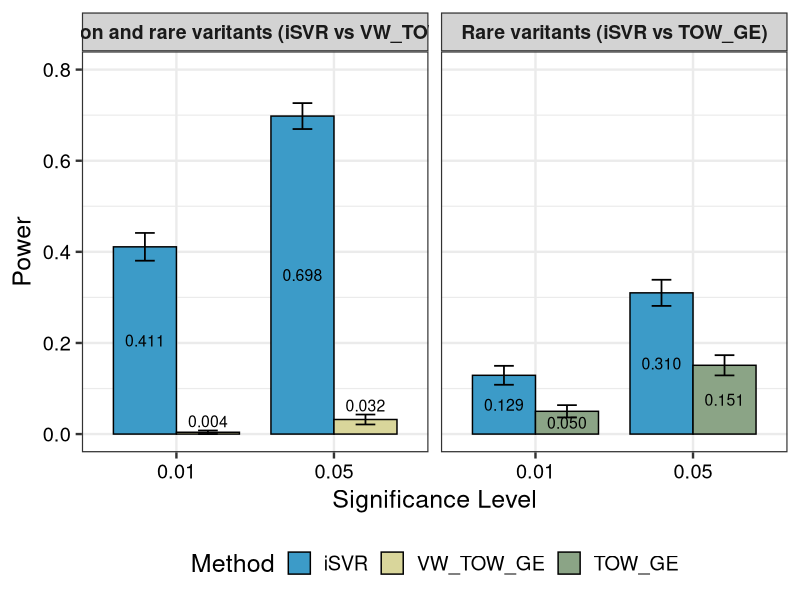
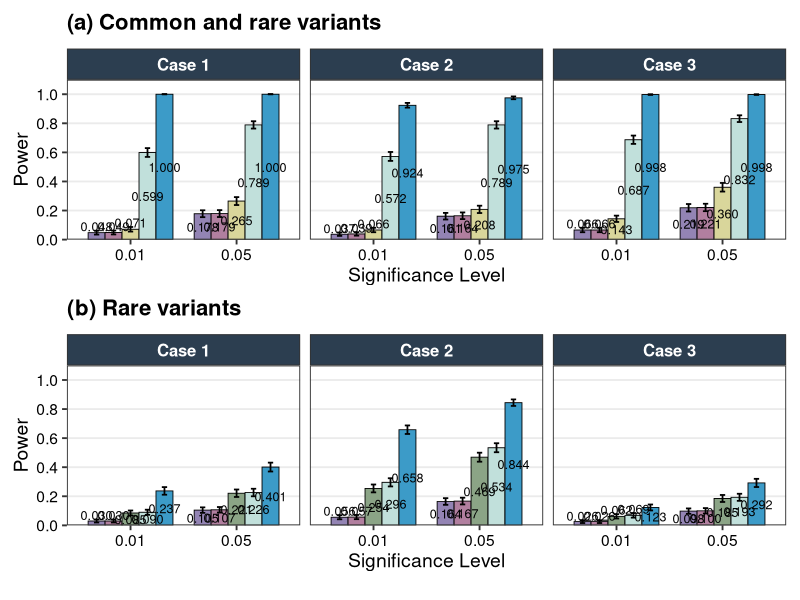
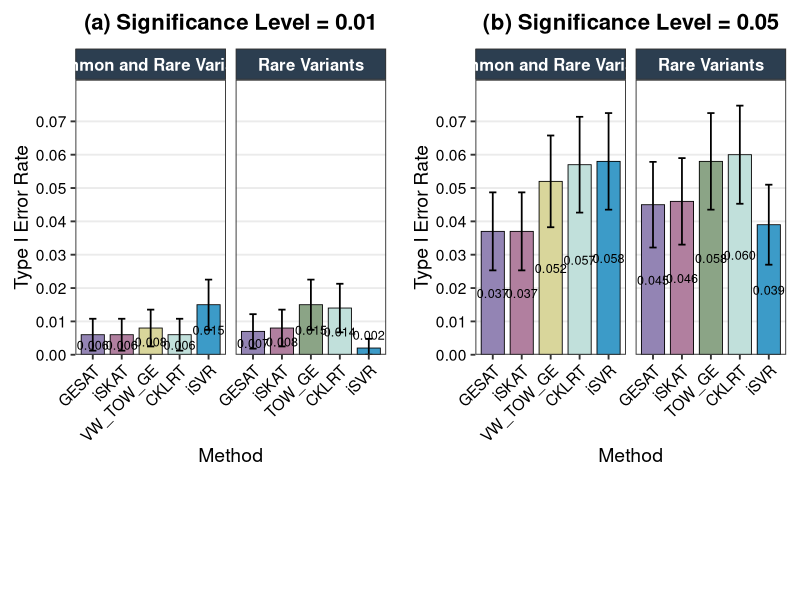
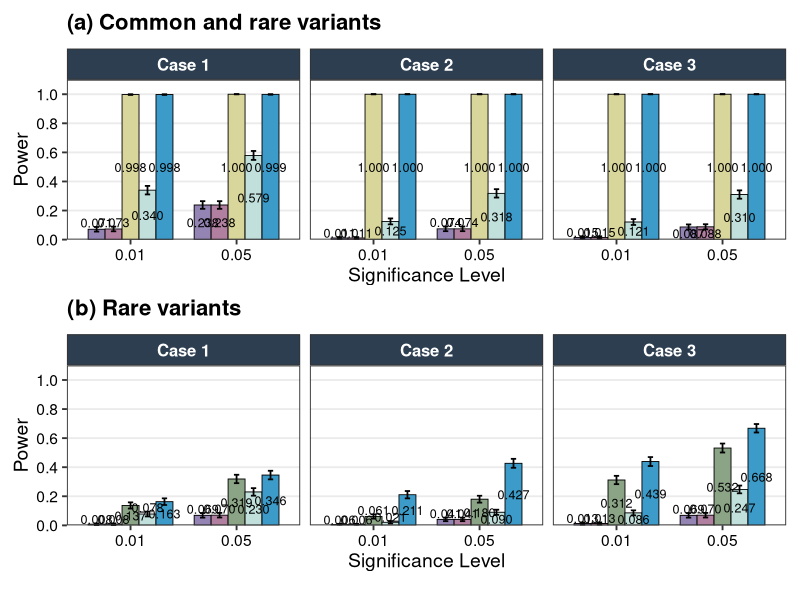
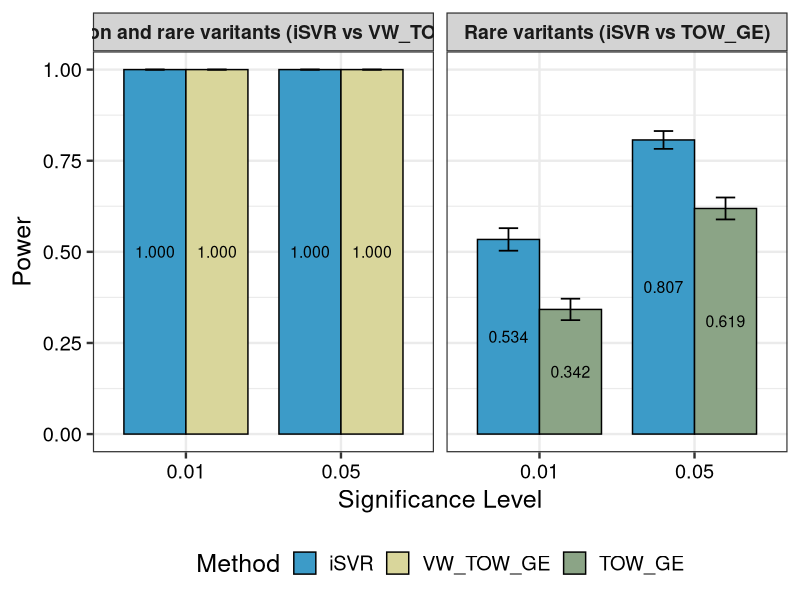
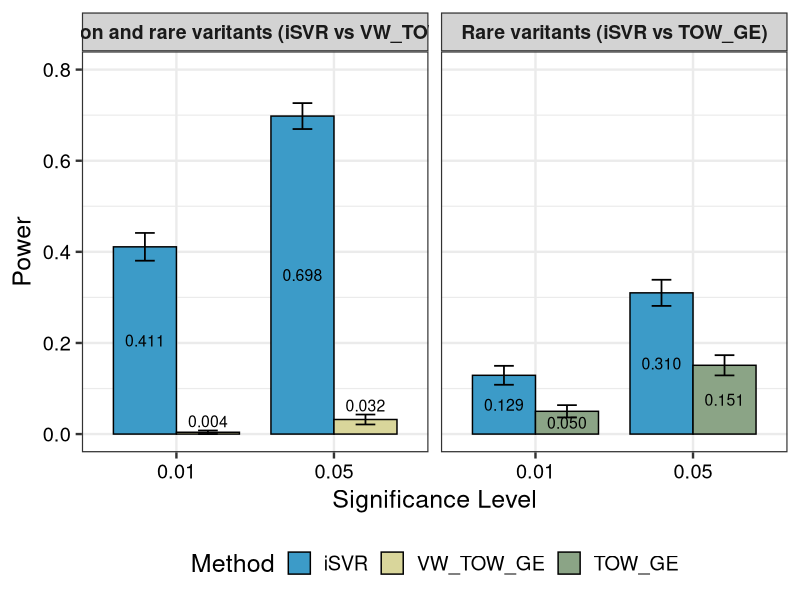
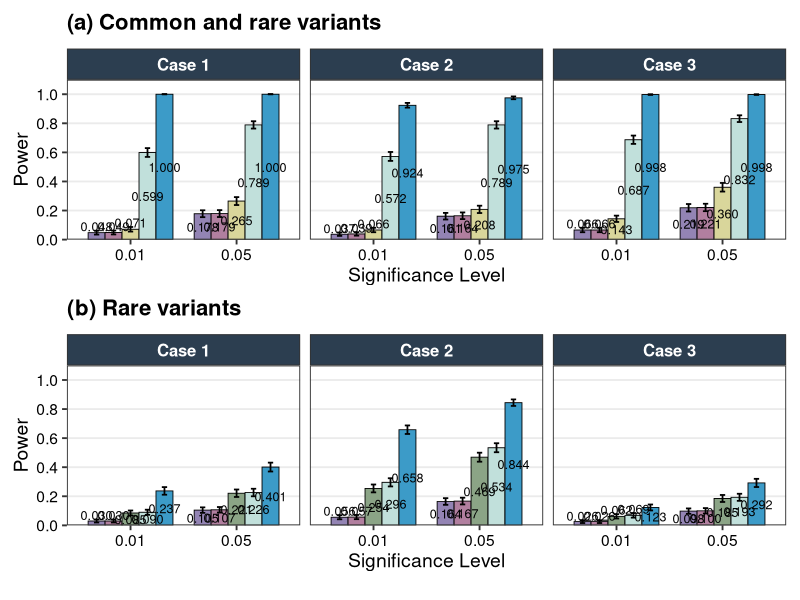
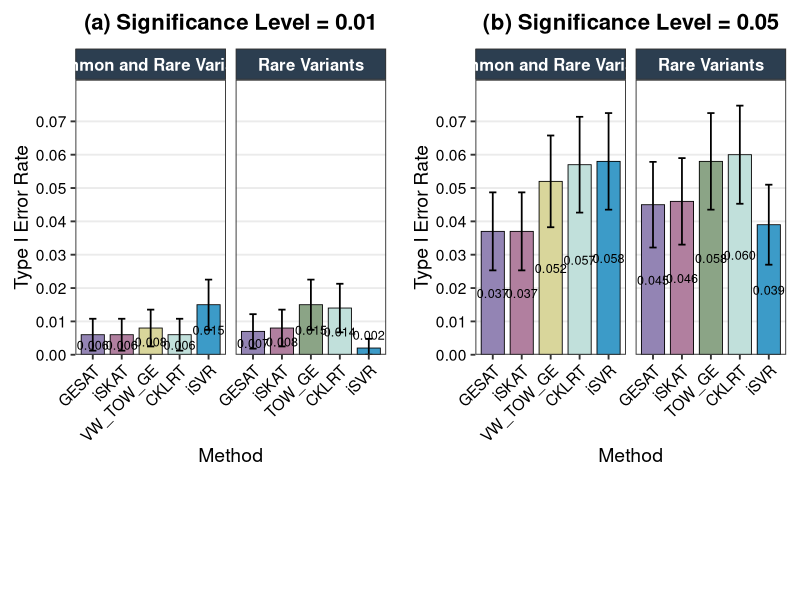

Source code (R) for these figures, in order:
#######N<<M########

## nonlinear common and rare
data41 <- data.frame(  
  Method = factor(rep(c("iSVR", "VW_TOW_GE"), 2)), 
  level  = factor(c(rep(0.01, 2), rep(0.05, 2))),
  value  = c(
    0.411, 0.004,   # alpha = 0.01: iSVR power, VW_TOW_GE power
    0.698, 0.032    # alpha = 0.05: iSVR power, VW_TOW_GE power
  )
)


## nonlinear rare
data42 <- data.frame(
  Method = factor(rep(c("iSVR", "TOW_GE"), 2)),
  level  = factor(c(rep(0.01, 2), rep(0.05, 2))),
  value  = c(
    0.129, 0.050,   # alpha = 0.01: iSVR power, TOW_GE power
    0.310, 0.151    # alpha = 0.05: iSVR power, TOW_GE power
  )
)


library(ggplot2)
library(dplyr)


data41$Comparison <- "Common and rare varitants (iSVR vs VW_TOW_GE)"
data42$Comparison <- "Rare varitants (iSVR vs TOW_GE)"

# Combine data frames
combined_data <- bind_rows(data41, data42)
B <- 1000

combined_data <- combined_data %>%
  mutate(
    MCSE  = sqrt(value * (1 - value) / B),
    lower = pmax(0, value - 1.96 * MCSE),
    upper = pmin(1, value + 1.96 * MCSE),
    label_y = ifelse(value <= 0.04, upper + 0.02, value / 2)
    )

all_methods <- unique(c(data41$Method, data42$Method))


color_palette <- c(
  "iSVR" = "#3C9BC8",
  "VW_TOW_GE" = "#D9D69B",
  "TOW_GE" = "#8BA486"  # TOW_GE: a different color
)


color_palette <- color_palette[names(color_palette) %in% all_methods]

# Combined Diagram
p_combined <- ggplot(combined_data, aes(x = level, y = value, fill = Method)) +
  geom_bar(stat = "identity",
           position = position_dodge(width = 0.8),
           width = 0.8,
           color = "black") +
  geom_errorbar(
    aes(ymin = lower, ymax = upper),
    position = position_dodge(width = 0.8),
    width = 0.25,
    linewidth = 0.6) +
  geom_text(
    aes(y = label_y, label = sprintf("%.3f", value)),
    size = 4,
    position = position_dodge(width = 0.8),
    vjust = 0.5) +
  labs(
    x = "Significance Level",
    y = "Power"
  ) +
  scale_y_continuous(limits = c(0, 0.8)) +
  scale_fill_manual(values = color_palette) +
  facet_wrap(~ Comparison, nrow = 1) +  
  theme_bw(base_size = 18) +
  theme(
    axis.text = element_text(colour = "black"),
    strip.background = element_rect(fill = "lightgray"),  # 
    strip.text = element_text(size = 14, face = "bold"),   # 
    legend.position = "bottom"
  )

# Graphic
print(p_combined)

# save PDF
ggsave("NM_nonlinear_plot.pdf", p_combined,  dpi = 350, width = 12, height = 6, units = "in")







## POWER_fig
#####nonlinear common and rare
data1 = data.frame(
  Method = factor(rep(c("GESAT","iSKAT","VW_TOW_GE","CKLRT","iSVR"), 2)),
  level  = factor(c(rep(0.01, 5), rep(0.05, 5))),
  value  = c(
    0.048, 0.049, 0.071, 0.599, 1.000,
    0.178, 0.179, 0.265, 0.789, 1.000
  )
)

data2 = data.frame(
  Method = factor(rep(c("GESAT","iSKAT","VW_TOW_GE","CKLRT","iSVR"), 2)),
  level  = factor(c(rep(0.01, 5), rep(0.05, 5))),
  value  = c(
    0.037, 0.039, 0.066, 0.572, 0.924,
    0.161, 0.164, 0.208, 0.789, 0.975
  )
)

data3 = data.frame(
  Method = factor(rep(c("GESAT","iSKAT","VW_TOW_GE","CKLRT","iSVR"), 2)),
  level  = factor(c(rep(0.01, 5), rep(0.05, 5))),
  value  = c(
    0.066, 0.066, 0.143, 0.687, 0.998,
    0.219, 0.221, 0.360, 0.832, 0.998
  )
)


#########nonlinear rare
case1 = data.frame(
  Method = factor(rep(c("GESAT","iSKAT","TOW_GE","CKLRT","iSVR"), 2)),
  level  = factor(c(rep(0.01, 5), rep(0.05, 5))),
  value  = c(
    0.030, 0.030, 0.085, 0.090, 0.237,
    0.105, 0.107, 0.221, 0.226, 0.401
  )
)

case2 = data.frame(
  Method = factor(rep(c("GESAT","iSKAT","TOW_GE","CKLRT","iSVR"), 2)),
  level  = factor(c(rep(0.01, 5), rep(0.05, 5))),
  value  = c(
    0.056, 0.057, 0.254, 0.296, 0.658,
    0.164, 0.167, 0.469, 0.534, 0.844
  )
)

case3 = data.frame(
  Method = factor(rep(c("GESAT","iSKAT","TOW_GE","CKLRT","iSVR"), 2)),
  level  = factor(c(rep(0.01, 5), rep(0.05, 5))),
  value  = c(
    0.026, 0.026, 0.062, 0.069, 0.123,
    0.098, 0.100, 0.185, 0.193, 0.292
  )
)

############Graphic####
library(ggplot2)
library(dplyr)
library(cowplot)

# p_combined (Common and Rare Variants)-top

data1$Dataset <- "Case 1"
data2$Dataset <- "Case 2"
data3$Dataset <- "Case 3"

combined_data <- bind_rows(data1, data2, data3)
## Monte Carlo uncertainty for power
## MCSE = sqrt(p_hat * (1 - p_hat) / 1000)
## 95% CI = p_hat +/- 1.96 * MCSE

B <- 1000

combined_data <- combined_data %>%
  mutate(
    MCSE = sqrt(value * (1 - value) / B),
    lower = pmax(0, value - 1.96 * MCSE),
    upper = pmin(1, value + 1.96 * MCSE),
    label_y = ifelse(value <= 0.08, upper + 0.03, value / 2)
  )

method_order <- c("GESAT", "iSKAT", "VW_TOW_GE", "CKLRT", "iSVR")
combined_data$Method <- factor(combined_data$Method, levels = method_order)

color_palette <- c(
  "GESAT" = "#9384B4",
  "iSKAT" = "#B17F9F",
  "TOW_GE" = "#8BA486",
  "VW_TOW_GE" = "#D9D69B",
  "CKLRT" = "#C1E0DB",
  "iSVR" = "#3C9BC8"
)

# Common and Rare Variants-top
p1 <- ggplot(combined_data, aes(x = level, y = value, fill = Method)) +
  geom_bar(stat = "identity",
           position = position_dodge(width = 0.8),
           width = 0.8,
           color = "black",
           linewidth = 0.3) +
  geom_errorbar(
    aes(ymin = lower, ymax = upper),
    position = position_dodge(width = 0.8),
    width = 0.25,
    linewidth = 0.6
  ) +
  geom_text(
    aes(y = label_y, label = sprintf("%.3f", value)),
    size = 3.2,
    position = position_dodge(width = 0.8),
    vjust = 0.5
  ) +
  labs(
    x = "Significance Level",  
    y = "Power",
    title = "(a) Common and rare variants"
  ) +
  scale_y_continuous(
    limits = c(0, 1),
    breaks = seq(0, 1, by = 0.2),
    expand = expansion(mult = c(0, 0.1))
  ) +
  scale_fill_manual(values = color_palette) +
  facet_wrap(~ Dataset, nrow = 1) +
  theme_bw(base_size = 14) +
  theme(
    axis.text = element_text(colour = "black"),
    axis.text.x = element_text(angle = 0, hjust = 0.5),
    strip.background = element_rect(fill = "#2C3E50"),
    strip.text = element_text(size = 12, face = "bold", color = "white"),
    legend.position = "none",  
    plot.title = element_text(hjust = 0, face = "bold", size = 16, 
                              margin = margin(b = 10)),  
    panel.grid.major.x = element_blank(),
    panel.grid.minor.y = element_blank(),
    plot.margin = margin(t = 10, r = 10, b = 5, l = 10, unit = "pt")  #
  )

# p_combined1 (Rare Variants) - bottom

case1$Dataset <- "Case 1"
case2$Dataset <- "Case 2"
case3$Dataset <- "Case 3"

combined_data1 <- bind_rows(case1, case2, case3)
## Monte Carlo uncertainty for power
## MCSE = sqrt(p_hat * (1 - p_hat) / 1000)
## 95% CI = p_hat +/- 1.96 * MCSE

combined_data1 <- combined_data1 %>%
  mutate(
    MCSE = sqrt(value * (1 - value) / B),
    lower = pmax(0, value - 1.96 * MCSE),
    upper = pmin(1, value + 1.96 * MCSE),
    label_y = ifelse(value <= 0.08, upper + 0.03, value / 2)
  )
method_order1 <- c("GESAT", "iSKAT", "TOW_GE", "CKLRT", "iSVR")
combined_data1$Method <- factor(combined_data1$Method, levels = method_order1)

# (Rare Variants) - bottom
p2 <- ggplot(combined_data1, aes(x = level, y = value, fill = Method)) +
  geom_bar(stat = "identity",
           position = position_dodge(width = 0.8),
           width = 0.8,
           color = "black",
           linewidth = 0.3) +
  geom_errorbar(
    aes(ymin = lower, ymax = upper),
    position = position_dodge(width = 0.8),
    width = 0.25,
    linewidth = 0.6
  ) +
  geom_text(
    aes(y = label_y, label = sprintf("%.3f", value)),
    size = 3.2,
    position = position_dodge(width = 0.8),
    vjust = 0.5
  ) +
  labs(
    x = "Significance Level",
    y = "Power",
    title = "(b) Rare variants"
  ) +
  scale_y_continuous(
    limits = c(0, 1),
    breaks = seq(0, 1, by = 0.2),
    expand = expansion(mult = c(0, 0.1))
  ) +
  scale_fill_manual(values = color_palette) +
  facet_wrap(~ Dataset, nrow = 1) +
  theme_bw(base_size = 14) +
  theme(
    axis.text = element_text(colour = "black"),
    axis.text.x = element_text(angle = 0, hjust = 0.5),
    strip.background = element_rect(fill = "#2C3E50"),
    strip.text = element_text(size = 12, face = "bold", color = "white"),
    legend.position = "none",  
    plot.title = element_text(hjust = 0, face = "bold", size = 16, 
                              margin = margin(b = 10)),  
    panel.grid.major.x = element_blank(),
    panel.grid.minor.y = element_blank(),
    plot.margin = margin(t = 5, r = 10, b = 10, l = 10, unit = "pt")  
  )

##Legend
legend_data <- data.frame(
  Method = factor(c("GESAT", "iSKAT", "TOW_GE", "VW_TOW_GE", "CKLRT", "iSVR"), 
                  levels = c("GESAT", "iSKAT", "TOW_GE", "VW_TOW_GE", "CKLRT", "iSVR")),
  x = 1:6,
  y = 1:6
)

####Compact Legend
get_compact_legend <- function() {
  
  legend_plot_compact <- ggplot(legend_data, aes(x = x, y = y, fill = Method)) +
    geom_bar(stat = "identity", width = 0.5) +
    scale_fill_manual(values = color_palette) +
    guides(fill = guide_legend(
      nrow = 1,  
      byrow = TRUE,
      title.position = "top",
      label.position = "right",
      keywidth = unit(0.5, "cm"),  
      keyheight = unit(0.4, "cm"),  
      default.unit = "cm"
    )) +
    theme_void() +
    theme(
      legend.position = "bottom",
      legend.direction = "horizontal",
      legend.title = element_blank(),
      legend.text = element_text(size = 10),  
      legend.spacing.x = unit(0.1, "cm"),  
      legend.margin = margin(0, 0, 0, 0),
      legend.box.margin = margin(-5, 0, 0, 0)  
    )
  
  return(get_legend(legend_plot_compact))
}

# Compact Legend Graphics
legend_compact <- get_compact_legend()

# Compact Legend Combination Graphics
final_plot_compact <- plot_grid(
  p1, p2, legend_compact,
  ncol = 1,
  rel_heights = c(2, 2, 0.1),  
  align = "v",
  axis = "lr"
)

#  Combination Graphics
print(final_plot_compact)


# save PDF
ggsave("combined_nonlinear_common_rare_variants.pdf", 
       final_plot_compact, dpi = 350,
       width = 16,
       height = 12,
       units = "in")









########type I error
####nonlinear#
##### common and rare

data11 = data.frame(
  Method = factor(rep(c("GESAT", "iSKAT", "VW_TOW_GE", "CKLRT", "iSVR"), 2)),
  level  = factor(c(rep(0.01, 5), rep(0.05, 5))),
  value  = c(
    0.006, 0.006, 0.008, 0.006, 0.015,
    0.037, 0.037, 0.052, 0.057, 0.058
  )
)


######### rare

case11 = data.frame(
  Method = factor(rep(c("GESAT", "iSKAT", "TOW_GE", "CKLRT", "iSVR"), 2)),
  level  = factor(c(rep(0.01, 5), rep(0.05, 5))),
  value  = c(
    0.007, 0.008, 0.015, 0.014, 0.002,
    0.045, 0.046, 0.058, 0.060, 0.039
  )
)
#########CASE 1##########
library(ggplot2)
library(dplyr)
library(cowplot)

case11$Dataset <- "Rare Variants"
data11$Dataset <- "Common and Rare Variants"


combined_data <- bind_rows(case11, data11)


method_order <- c("GESAT", "iSKAT", "TOW_GE", "VW_TOW_GE", "CKLRT", "iSVR")
combined_data$Method <- factor(combined_data$Method, levels = method_order)

## Monte Carlo uncertainty for type I error
## MCSE = sqrt(p_hat * (1 - p_hat) / 1000)
## 95% CI = p_hat +/- 1.96 * MCSE

B <- 1000

combined_data <- combined_data %>%
  mutate(
    MCSE  = sqrt(value * (1 - value) / B),
    lower = pmax(0, value - 1.96 * MCSE),
    upper = pmin(1, value + 1.96 * MCSE),
        label_y = ifelse(value <= 0.005, value + 0.004, value / 2)
  )

color_palette <- c(
  "GESAT" = "#9384B4",
  "iSKAT" = "#B17F9F",
  "TOW_GE" = "#8BA486",
  "VW_TOW_GE" = "#D9D69B",
  "CKLRT" = "#C1E0DB",
  "iSVR" = "#3C9BC8"
)


data_0_01 <- combined_data %>% filter(level == 0.01)
data_0_05 <- combined_data %>% filter(level == 0.05)

########### 0.01 ###########
p_0_01 <- ggplot(data_0_01, aes(x = Method, y = value, fill = Method)) +
  geom_bar(stat = "identity",
           position = position_dodge(width = 0.8),
           width = 0.8,
           color = "black",
           linewidth = 0.3) +
  
  #geom_hline(yintercept = 0.01, 
  #           linetype = "dashed", 
  #           color = "blue", 
  #           linewidth = 1.2,  
  #           alpha = 0.9) +
  
  geom_errorbar(
    aes(ymin = lower, ymax = upper),
    position = position_dodge(width = 0.8),
    width = 0.25,
    linewidth = 0.6
  ) +
  
  geom_text(
    aes(y = label_y, label = sprintf("%.3f", value)),
    size = 3.2,
    position = position_dodge(width = 0.8),
    vjust = 0.5
  ) +
  labs(
    x = "Method",
    y = "Type I Error Rate",
    title = "(a) Significance Level = 0.01"
  ) +
  scale_y_continuous(
    limits = c(0, 0.075),
    breaks = seq(0, 0.075, by = 0.01),
    expand = expansion(mult = c(0, 0.1))
  ) +
  scale_fill_manual(values = color_palette) +
  facet_wrap(~ Dataset, nrow = 1, scales = "free_x") +
  theme_bw(base_size = 14) +
  theme(
    axis.text = element_text(colour = "black"),
    axis.text.x = element_text(angle = 45, hjust = 1, vjust = 1),
    strip.background = element_rect(fill = "#2C3E50"),
    strip.text = element_text(size = 12, face = "bold", color = "white"),
    legend.position = "none",  
    plot.title = element_text(hjust = 0.5, face = "bold", size = 16, 
                              margin = margin(b = 10)),  
    panel.grid.major.x = element_blank(),
    panel.grid.minor.y = element_blank(),
    plot.margin = margin(t = 10, r = 10, b = 5, l = 10, unit = "pt")
  )

########### 0.05 ###########
p_0_05 <- ggplot(data_0_05, aes(x = Method, y = value, fill = Method)) +
  geom_bar(stat = "identity",
           position = position_dodge(width = 0.8),
           width = 0.8,
           color = "black",
           linewidth = 0.3) +
  #geom_hline(yintercept = 0.05, 
  #           linetype = "dashed", 
  #           color = "blue", 
  #           linewidth = 1.2,  
  #           alpha = 0.9) +
  
  geom_errorbar(
    aes(ymin = lower, ymax = upper),
    position = position_dodge(width = 0.8),
    width = 0.25,
    linewidth = 0.6
  ) +
  
  geom_text(
    aes(y = label_y, label = sprintf("%.3f", value)),
    size = 3.2,
    position = position_dodge(width = 0.8),
    vjust = 0.5
  ) +
  labs(
    x = "Method",
    y = "Type I Error Rate",
    title = "(b) Significance Level = 0.05"
  ) +
  scale_y_continuous(
    limits = c(0, 0.075),
    breaks = seq(0, 0.075, by = 0.01),
    expand = expansion(mult = c(0, 0.1))
  ) +
  scale_fill_manual(values = color_palette) +
  facet_wrap(~ Dataset, nrow = 1, scales = "free_x") +
  theme_bw(base_size = 14) +
  theme(
    axis.text = element_text(colour = "black"),
    axis.text.x = element_text(angle = 45, hjust = 1, vjust = 1),
    strip.background = element_rect(fill = "#2C3E50"),
    strip.text = element_text(size = 12, face = "bold", color = "white"),
    legend.position = "none",  
    plot.title = element_text(hjust = 0.5, face = "bold", size = 16, 
                              margin = margin(b = 10)),  
    panel.grid.major.x = element_blank(),
    panel.grid.minor.y = element_blank(),
    plot.margin = margin(t = 5, r = 10, b = 10, l = 10, unit = "pt")
  )

########### legend ###########
legend_data <- data.frame(
  Method = factor(c("GESAT", "iSKAT", "TOW_GE", "VW_TOW_GE", "CKLRT", "iSVR"), 
                  levels = c("GESAT", "iSKAT", "TOW_GE", "VW_TOW_GE", "CKLRT", "iSVR")),
  x = 1:6,
  y = 1:6
)


get_compact_legend <- function() {
  
  legend_plot_compact <- ggplot(legend_data, aes(x = x, y = y, fill = Method)) +
    geom_bar(stat = "identity", width = 0.5) +
    scale_fill_manual(values = color_palette) +
    guides(fill = guide_legend(
      nrow = 1,  
      byrow = TRUE,
      title.position = "top",
      label.position = "right",
      keywidth = unit(1, "cm"),  
      keyheight = unit(0.8, "cm"),  
      default.unit = "cm"
    )) +
    theme_void() +
    theme(
      legend.position = "bottom",
      legend.direction = "horizontal",
      legend.title = element_blank(),
      legend.text = element_text(size = 10),  
      legend.spacing.x = unit(0.1, "cm"),  
      legend.margin = margin(0, 0, 0, 0),
      legend.box.margin = margin(-5, 0, 0, 0)  
    )
  
  return(get_legend(legend_plot_compact))
}


legend_compact <- get_compact_legend()


final_plot_horizontal <- plot_grid(
  p_0_01, p_0_05,
  ncol = 2,
  align = "h",
  axis = "tb"
)


final_plot_horizontal_with_legend <- plot_grid(
  final_plot_horizontal, legend_compact,
  ncol = 1,
  rel_heights = c(4, 1),  
  align = "v",
  axis = "lr"
)


print(final_plot_horizontal_with_legend)

# save PDF
ggsave("combined_case1_nonlinear_significance.pdf", 
       final_plot_horizontal_with_legend, dpi=350,
       width = 16, 
       height = 8,
       units = "in")










## POWER_fig
#####linear common and rare
data111 = data.frame(
  Method = factor(rep(c("GESAT","iSKAT","VW_TOW_GE","CKLRT","iSVR"), 2)),
  level  = factor(c(rep(0.01, 5), rep(0.05, 5))),
  value  = c(
    0.071, 0.073, 0.998, 0.340, 0.998,
    0.238, 0.238, 1.000, 0.579, 0.999
  )
)

data211 = data.frame(
  Method = factor(rep(c("GESAT","iSKAT","VW_TOW_GE","CKLRT","iSVR"), 2)),
  level  = factor(c(rep(0.01, 5), rep(0.05, 5))),
  value  = c(
    0.011, 0.011, 1.000, 0.125, 1.000,
    0.074, 0.074, 1.000, 0.318, 1.000
  )
)

data311 = data.frame(
  Method = factor(rep(c("GESAT","iSKAT","VW_TOW_GE","CKLRT","iSVR"), 2)),
  level  = factor(c(rep(0.01, 5), rep(0.05, 5))),
  value  = c(
    0.015, 0.015, 1.000, 0.121, 1.000,
    0.087, 0.088, 1.000, 0.310, 1.000
  )
)


#########linear rare
case111 = data.frame(
  Method = factor(rep(c("GESAT","iSKAT","TOW_GE","CKLRT","iSVR"), 2)),
  level  = factor(c(rep(0.01, 5), rep(0.05, 5))),
  value  = c(
    0.008, 0.008, 0.137, 0.078, 0.163,
    0.069, 0.070, 0.319, 0.230, 0.346
  )
)

case211 = data.frame(
  Method = factor(rep(c("GESAT","iSKAT","TOW_GE","CKLRT","iSVR"), 2)),
  level  = factor(c(rep(0.01, 5), rep(0.05, 5))),
  value  = c(
    0.006, 0.006, 0.061, 0.021, 0.211,
    0.041, 0.041, 0.180, 0.090, 0.427
  )
)

case311 = data.frame(
  Method = factor(rep(c("GESAT","iSKAT","TOW_GE","CKLRT","iSVR"), 2)),
  level  = factor(c(rep(0.01, 5), rep(0.05, 5))),
  value  = c(
    0.013, 0.013, 0.312, 0.086, 0.439,
    0.069, 0.070, 0.532, 0.247, 0.668
  )
)

############Graphic####
library(ggplot2)
library(dplyr)
library(cowplot)

# p_combined (Common and Rare Variants)-top

data111$Dataset <- "Case 1"
data211$Dataset <- "Case 2"
data311$Dataset <- "Case 3"

combined_data <- bind_rows(data111, data211, data311)
## Monte Carlo uncertainty for power
## MCSE = sqrt(p_hat * (1 - p_hat) / 1000)
## 95% CI = p_hat +/- 1.96 * MCSE

B <- 1000

combined_data <- combined_data %>%
  mutate(
    MCSE = sqrt(value * (1 - value) / B),
    lower = pmax(0, value - 1.96 * MCSE),
    upper = pmin(1, value + 1.96 * MCSE),
    label_y = ifelse(value <= 0.08, upper + 0.03, value / 2)
  )

method_order <- c("GESAT", "iSKAT", "VW_TOW_GE", "CKLRT", "iSVR")
combined_data$Method <- factor(combined_data$Method, levels = method_order)

color_palette <- c(
  "GESAT" = "#9384B4",
  "iSKAT" = "#B17F9F",
  "TOW_GE" = "#8BA486",
  "VW_TOW_GE" = "#D9D69B",
  "CKLRT" = "#C1E0DB",
  "iSVR" = "#3C9BC8"
)

# Common and Rare Variants-top
p1 <- ggplot(combined_data, aes(x = level, y = value, fill = Method)) +
  geom_bar(stat = "identity",
           position = position_dodge(width = 0.8),
           width = 0.8,
           color = "black",
           linewidth = 0.3) +
  geom_errorbar(
    aes(ymin = lower, ymax = upper),
    position = position_dodge(width = 0.8),
    width = 0.25,
    linewidth = 0.6
  ) +
  geom_text(
    aes(y = label_y, label = sprintf("%.3f", value)),
    size = 3.2,
    position = position_dodge(width = 0.8),
    vjust = 0.5
  ) +
  labs(
    x = "Significance Level",  
    y = "Power",
    title = "(a) Common and rare variants"
  ) +
  scale_y_continuous(
    limits = c(0, 1),
    breaks = seq(0, 1, by = 0.2),
    expand = expansion(mult = c(0, 0.1))
  ) +
  scale_fill_manual(values = color_palette) +
  facet_wrap(~ Dataset, nrow = 1) +
  theme_bw(base_size = 14) +
  theme(
    axis.text = element_text(colour = "black"),
    axis.text.x = element_text(angle = 0, hjust = 0.5),
    strip.background = element_rect(fill = "#2C3E50"),
    strip.text = element_text(size = 12, face = "bold", color = "white"),
    legend.position = "none",  
    plot.title = element_text(hjust = 0, face = "bold", size = 16, 
                              margin = margin(b = 10)),  
    panel.grid.major.x = element_blank(),
    panel.grid.minor.y = element_blank(),
    plot.margin = margin(t = 10, r = 10, b = 5, l = 10, unit = "pt")  #
  )

# p_combined1 (Rare Variants) - bottom

case111$Dataset <- "Case 1"
case211$Dataset <- "Case 2"
case311$Dataset <- "Case 3"

combined_data1 <- bind_rows(case111, case211, case311)
## Monte Carlo uncertainty for power
## MCSE = sqrt(p_hat * (1 - p_hat) / 1000)
## 95% CI = p_hat +/- 1.96 * MCSE

combined_data1 <- combined_data1 %>%
  mutate(
    MCSE = sqrt(value * (1 - value) / B),
    lower = pmax(0, value - 1.96 * MCSE),
    upper = pmin(1, value + 1.96 * MCSE),
    label_y = ifelse(value <= 0.08, upper + 0.03, value / 2)
  )
method_order1 <- c("GESAT", "iSKAT", "TOW_GE", "CKLRT", "iSVR")
combined_data1$Method <- factor(combined_data1$Method, levels = method_order1)

# (Rare Variants) - bottom
p2 <- ggplot(combined_data1, aes(x = level, y = value, fill = Method)) +
  geom_bar(stat = "identity",
           position = position_dodge(width = 0.8),
           width = 0.8,
           color = "black",
           linewidth = 0.3) +
  geom_errorbar(
    aes(ymin = lower, ymax = upper),
    position = position_dodge(width = 0.8),
    width = 0.25,
    linewidth = 0.6
  ) +
  geom_text(
    aes(y = label_y, label = sprintf("%.3f", value)),
    size = 3.2,
    position = position_dodge(width = 0.8),
    vjust = 0.5
  ) +
  labs(
    x = "Significance Level",
    y = "Power",
    title = "(b) Rare variants"
  ) +
  scale_y_continuous(
    limits = c(0, 1),
    breaks = seq(0, 1, by = 0.2),
    expand = expansion(mult = c(0, 0.1))
  ) +
  scale_fill_manual(values = color_palette) +
  facet_wrap(~ Dataset, nrow = 1) +
  theme_bw(base_size = 14) +
  theme(
    axis.text = element_text(colour = "black"),
    axis.text.x = element_text(angle = 0, hjust = 0.5),
    strip.background = element_rect(fill = "#2C3E50"),
    strip.text = element_text(size = 12, face = "bold", color = "white"),
    legend.position = "none",  
    plot.title = element_text(hjust = 0, face = "bold", size = 16, 
                              margin = margin(b = 10)),  
    panel.grid.major.x = element_blank(),
    panel.grid.minor.y = element_blank(),
    plot.margin = margin(t = 5, r = 10, b = 10, l = 10, unit = "pt")  
  )

##Legend
legend_data <- data.frame(
  Method = factor(c("GESAT", "iSKAT", "TOW_GE", "VW_TOW_GE", "CKLRT", "iSVR"), 
                  levels = c("GESAT", "iSKAT", "TOW_GE", "VW_TOW_GE", "CKLRT", "iSVR")),
  x = 1:6,
  y = 1:6
)

####Compact Legend
get_compact_legend <- function() {
  
  legend_plot_compact <- ggplot(legend_data, aes(x = x, y = y, fill = Method)) +
    geom_bar(stat = "identity", width = 0.5) +
    scale_fill_manual(values = color_palette) +
    guides(fill = guide_legend(
      nrow = 1,  
      byrow = TRUE,
      title.position = "top",
      label.position = "right",
      keywidth = unit(0.5, "cm"),  
      keyheight = unit(0.4, "cm"),  
      default.unit = "cm"
    )) +
    theme_void() +
    theme(
      legend.position = "bottom",
      legend.direction = "horizontal",
      legend.title = element_blank(),
      legend.text = element_text(size = 10),  
      legend.spacing.x = unit(0.1, "cm"),  
      legend.margin = margin(0, 0, 0, 0),
      legend.box.margin = margin(-5, 0, 0, 0)  
    )
  
  return(get_legend(legend_plot_compact))
}

# Compact Legend Graphics
legend_compact <- get_compact_legend()

# Compact Legend Combination Graphics
final_plot_compact1 <- plot_grid(
  p1, p2, legend_compact,
  ncol = 1,
  rel_heights = c(2, 2, 0.1),  
  align = "v",
  axis = "lr"
)

#  Combination Graphics
print(final_plot_compact1)


# save PDF
ggsave("combined_linear_common_rare_variants.pdf", 
       final_plot_compact1, dpi = 350,
       width = 16,
       height = 12,
       units = "in")





##N<<M  linear common and rare
data43 <- data.frame(  
  Method = factor(rep(c("iSVR", "VW_TOW_GE"), 2)), 
  level  = factor(c(rep(0.01, 2), rep(0.05, 2))),
  value  = c(
    1.000, 1.000,   # alpha = 0.01: iSVR power, VW_TOW_GE power
    1.000, 1.000    # alpha = 0.05: iSVR power, VW_TOW_GE power
  )
)


## linear rare
data44 <- data.frame(
  Method = factor(rep(c("iSVR", "TOW_GE"), 2)),
  level  = factor(c(rep(0.01, 2), rep(0.05, 2))),
  value  = c(
    0.534, 0.342,   # alpha = 0.01: iSVR power, TOW_GE power
    0.807, 0.619    # alpha = 0.05: iSVR power, TOW_GE power
  )
)

library(ggplot2)
library(dplyr)


data43$Comparison <- "Common and rare varitants (iSVR vs VW_TOW_GE)"
data44$Comparison <- "Rare varitants (iSVR vs TOW_GE)"

# Combine data frames
combined_data1 <- bind_rows(data43, data44)

B <- 1000

combined_data1 <- combined_data1 %>%
  mutate(
    MCSE  = sqrt(value * (1 - value) / B),
    lower = pmax(0, value - 1.96 * MCSE),
    upper = pmin(1, value + 1.96 * MCSE),
    
  
    label_y = ifelse(value >= 0.12, value / 2, value * 0.65)
  )
all_methods <- unique(c(data43$Method, data44$Method))


color_palette <- c(
  "iSVR" = "#3C9BC8",
  "VW_TOW_GE" = "#D9D69B",
  "TOW_GE" = "#8BA486"  # TOW_GE: a different color
)


color_palette <- color_palette[names(color_palette) %in% all_methods]

# Combined Diagram
p_combined1 <- ggplot(combined_data1, aes(x = level, y = value, fill = Method)) +
  geom_bar(stat = "identity",
           position = position_dodge(width = 0.8),
           width = 0.8,
           color = "black") +
  geom_errorbar(
    aes(ymin = lower, ymax = upper),
    position = position_dodge(width = 0.8),
    width = 0.25,
    linewidth = 0.6
  ) +
  geom_text(
    aes(y = label_y, label = sprintf("%.3f", value)),
    size = 4,
    position = position_dodge(width = 0.8),
    vjust = 0.5
  ) +
  labs(
    x = "Significance Level",
    y = "Power"
  ) +
  scale_y_continuous(limits = c(0, 1)) +
  scale_fill_manual(values = color_palette) +
  facet_wrap(~ Comparison, nrow = 1) +  
  theme_bw(base_size = 18) +
  theme(
    axis.text = element_text(colour = "black"),
    strip.background = element_rect(fill = "lightgray"),  # 
    strip.text = element_text(size = 14, face = "bold"),   # 
    legend.position = "bottom"
  )

# Graphic
print(p_combined1)

# save PDF
ggsave("NM_linear_plot.pdf", p_combined1,  dpi = 350, width = 12, height = 6, units = "in")
